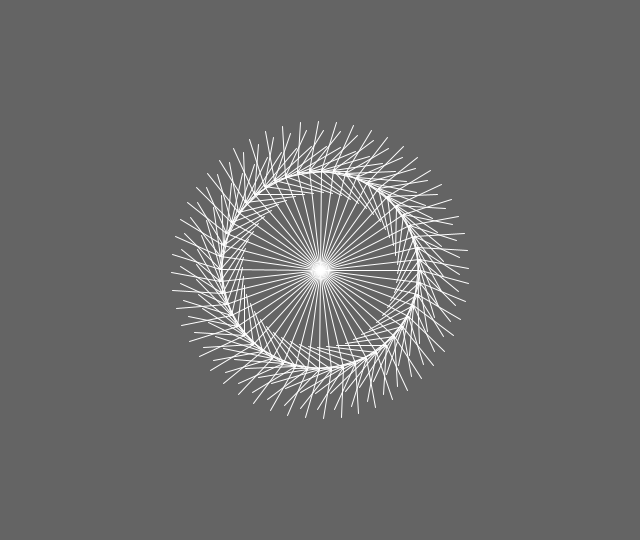
Frame 1 (no input)
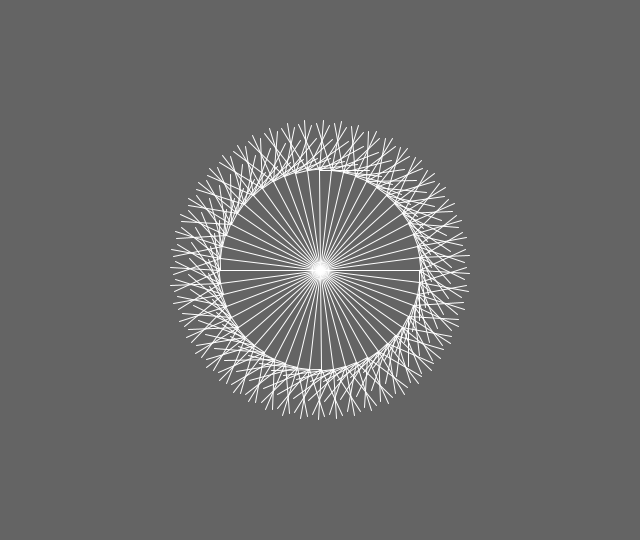
Frame 60 (the mouse pressed at the canvas centre just before this capture)
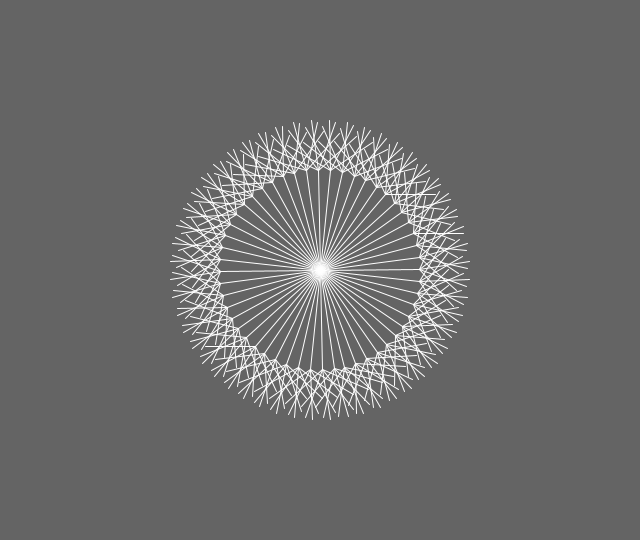
Frame 120 (the mouse held since frame 60 and released just before this capture)

The Processing sketch that drew these frames (run headless with seeded random() and noise(); from frame 60 on, the mouse is pressed at the canvas centre):

// Processing sketch: processing_100386
// ── processing_100386.pde

//Global angle for rotation
float theta=0;

void setup(){
  size(640,540);
  smooth();
}
void draw(){
  background(100);
  stroke(255);
  
  //Translate to center of windows
  translate(width/2,height/2);
  
  //Loop from 0 to 640 degrees (2*PI radians)
  for(float i=0; i<TWO_PI; i+=.121212) {
  //Push, rotate and draw a line!
  pushMatrix();
  rotate(theta+i);
  line(0,0,100,0);
  //Loop from o to 260 (2*PI radians)
  for (float j=4; j<TWO_PI; j+=0.5) {
    //Push, translate, rotate and draw a line!
    pushMatrix();
    translate(100,0);
    rotate(-theta-j);
    line(0,0,50,0);
    //We´re done with the outsie loop, pop!
    popMatrix();
  }
  //We´re done with the outside loop, pop!
  popMatrix();
  }
  endShape();
  
  //Increment theta
  theta+=.012;
}
    
//Made by Arturo Ramos Sanchez
//You can edit this file without any problem
    
    
  
